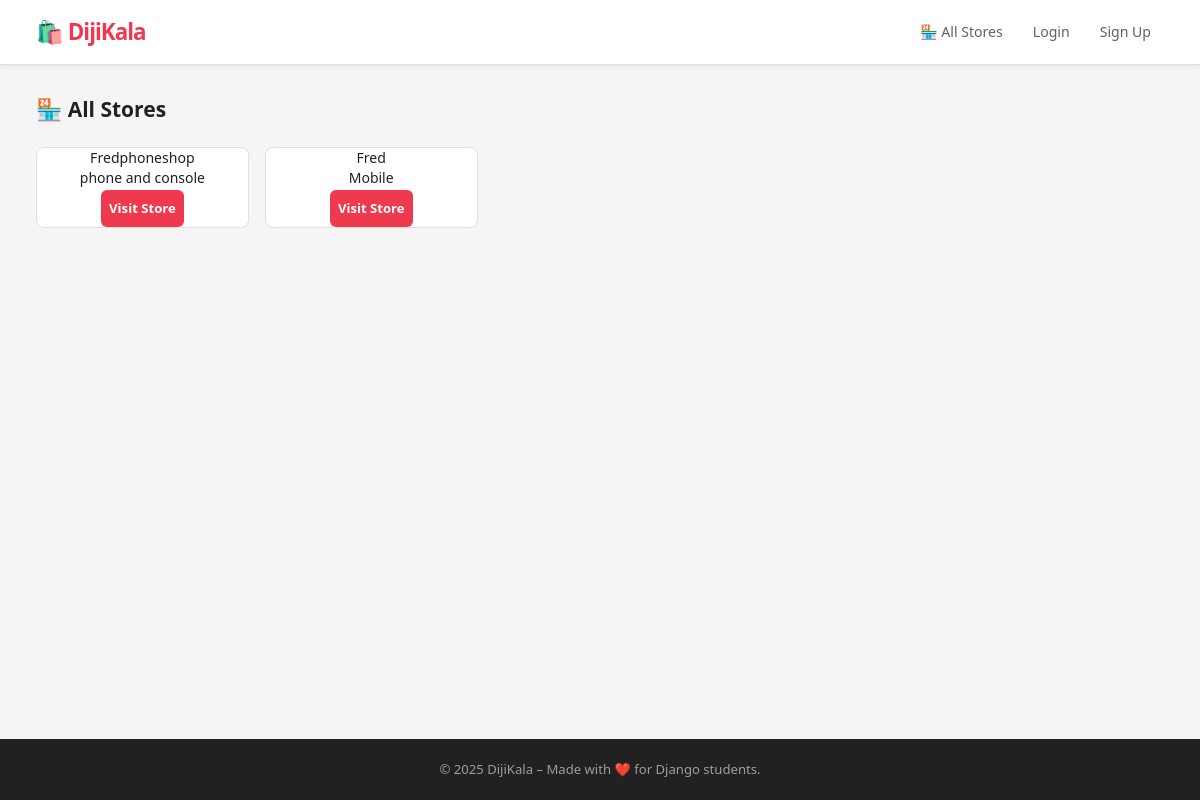
The page /stores/ on the database as committed earlier.
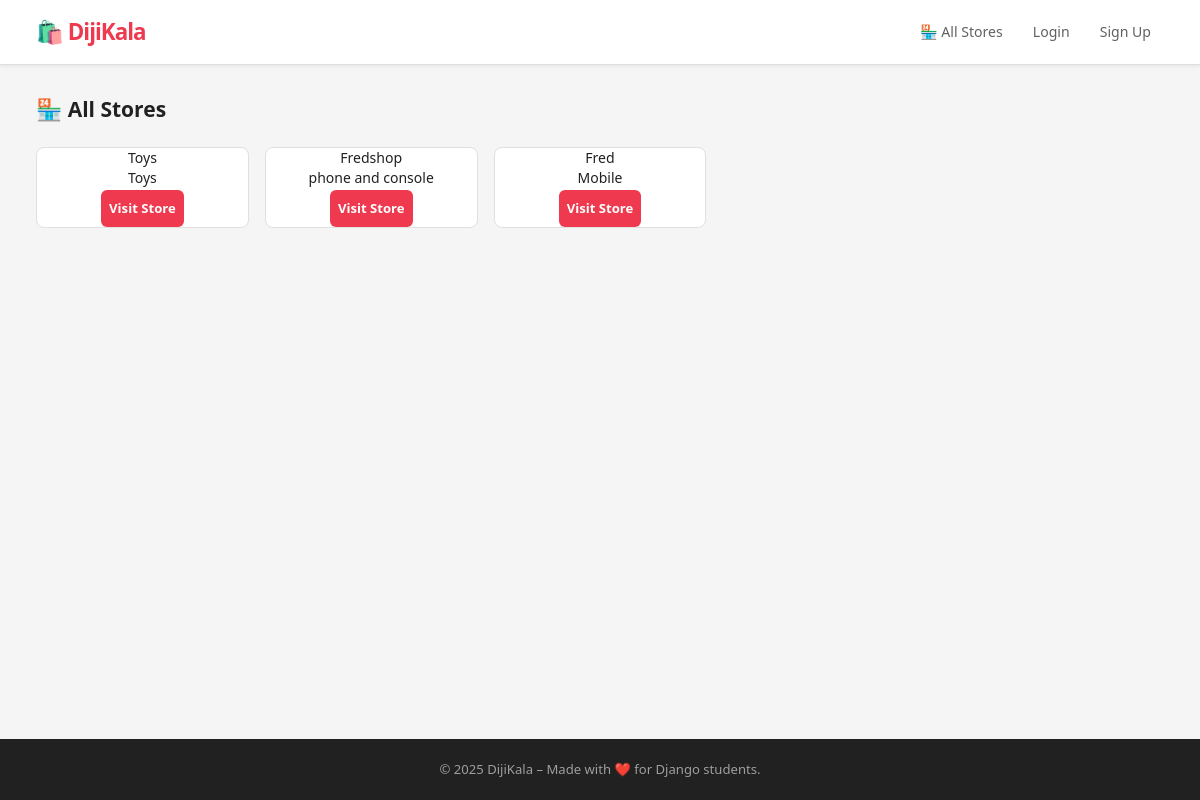
The same page on the database as committed later.
### stores/models.py (models this page shows, shortened)
class Store(models.Model):
    name = models.CharField(max_length=200,unique=True,verbose_name='Store')
    owner = models.ForeignKey(User,on_delete=models.CASCADE,verbose_name='Owner',related_name='stores')
    description = models.TextField(blank=True,null=True,verbose_name='Description')
    created_at = models.DateTimeField(auto_now_add=True,verbose_name='Created At')
    updated_at = models.DateTimeField(auto_now=True,verbose_name='Last Update')
    is_active = models.BooleanField(default=True)
    class Meta:
        verbose_name = 'Store'
        verbose_name_plural = 'Stores'
        ordering = ['-created_at']

### stores/views.py (the view)
# urls.py: path("",stores_list,name='stores_list'),
def stores_list(request):
    stores = Store.objects.select_related('owner').filter(is_active=True)
    return render(request, 'stores/stores.html',{'stores':stores})

### templates/stores/stores.html (shortened to what this page needs)
{% extends 'base/base.html' %}
{% block content %}
<h2>🏪 All Stores</h2>
<div class="card-grid">
    {% for store in stores %}
        <div class="card">
            <h3>{{ store.name }}</h3>
            <p>{{ store.description|truncatewords:15 }}</p>
            <a href="{% url 'store_detail' store.pk %}" class="btn">Visit Store</a>
        </div>
    {% empty %}
        <p>No stores available.</p>
    {% endfor %}
</div>
{% endblock %}

Rows that differ between the two databases and show on the page:
added Store: name "Toys", description "Toys"
changed Store "phone and console": name "Fredphoneshop" → "Fredshop"
